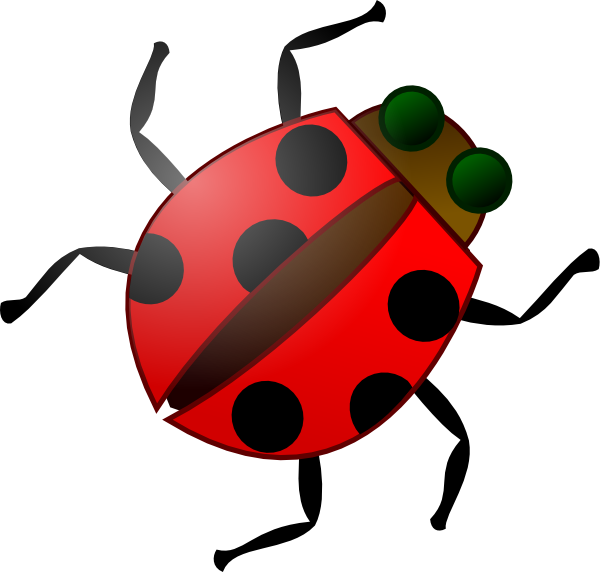
#> input picture Images/bug.png, 600 x 572 px
$ python image_to_ascii.py Images/bug.png
#> lines starting #> are read from the running program, lines starting #| are printed output that depends on the picture; after the words box and inside, x2 and y2 are one past the last pixel; in counts of white or black regions, pixels touching at a corner belong together
#!/usr/bin/env python

from argparse import ArgumentParser
import numpy as np
import skimage
import skimage.io

def image_to_ascii(image, lines, cols, threshold):
#> called with image = 'Images/bug.png', lines = 23, cols = 79, threshold = 0.7
    img_data = skimage.io.imread(image)
#> img_data is the input picture: shape (572, 600, 4); mean R, G, B, A 208.2, 178.5, 176, 86.2
    pixel_data = img_data.mean(axis=2) if img_data.ndim == 3 else img_data
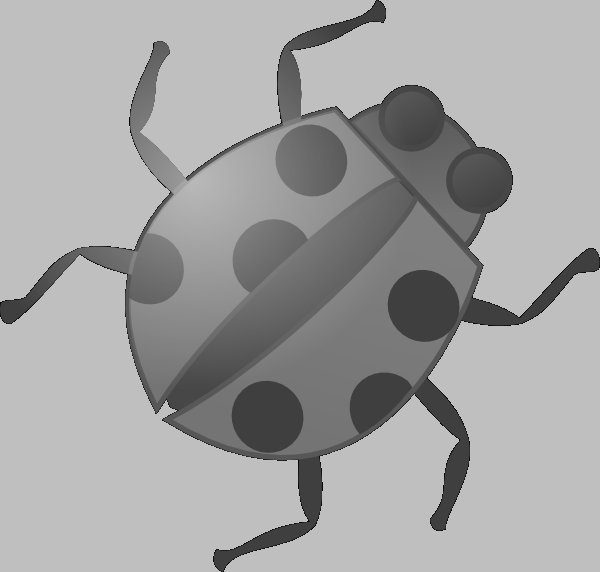
#> pixel_data: shape (572, 600) float64; min 0.25, max 199.5, mean 162.2
    ascii = np.empty((lines, cols), dtype=np.int32)
    height = pixel_data.shape[0]//lines
#> height = 24
    width = pixel_data.shape[1]//cols
#> width = 7
    for line_nr in range(lines):
        for col_nr in range(cols):
            pixel = pixel_data[line_nr*height:(line_nr + 1)*height,
                               col_nr*width:(col_nr + 1)*width].mean()/256.0
            ascii[line_nr, col_nr] = 1 if pixel < threshold else 0
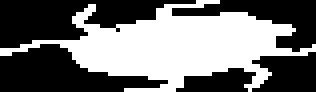
#> ascii: shape (23, 79) int32 (shown 4 times larger); values 0 (black) and 1 (white), 44.5% white; 1 white region, box (x1, y1, x2, y2) and area: (0, 0, 79, 23) 809
    return ascii

def write_image(image, sep=''):
#> called with sep = ''
    for line_nr in range(image.shape[0]):
        for col_nr in range(image.shape[1]):
            print(f'{image[line_nr, col_nr]}{sep}', end='')
        print()
#> this loop made 23 passes
#| 0000000000000000000000000000000000000000000000000111111000000000000000000000000
#| 0000000000000000000000110000000000000000011111111110000000000000000000000000000
#| 0000000000000000000001110000000000000001111000000000000000000000000000000000000
#| 0000000000000000000111100000000000000001111000000000000111111100000000000000000
#| 0000000000000000001111000000000000000001111111111111111111111111000000000000000
#| 0000000000000000001110000000000000111111111111111111111111111111111100000000000
#| 0000000000000000000111111000011111111111111111111111111111111111111111111000000
#| 0000000000000000000001111111101111111111111111111111111111111111111111111100000
#> (further printed lines are left out)

if __name__ == '__main__':
    arg_parser = ArgumentParser(description='convert image to ascii')
    arg_parser.add_argument('image', help='image file to process')
    arg_parser.add_argument('--lines', type=int, default=23,
                            help='number of ascii lines')
    arg_parser.add_argument('--cols', type=int, default=79,
                            help='number of ascii columns')
    arg_parser.add_argument('--threshold', type=float, default=0.7,
                            help=('threshold above which pixel is '
                                  'considered as white'))
    arg_parser.add_argument('--sep', default='',
                            help='string to separate columns in output')
    options = arg_parser.parse_args()
    ascii = image_to_ascii(options.image, options.lines, options.cols,
                           options.threshold)
    write_image(ascii, options.sep)
